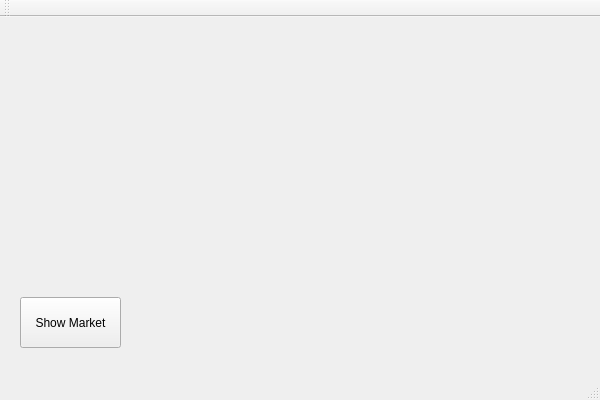
<?xml version="1.0" encoding="UTF-8"?>
<ui version="4.0">
 <class>MarketAnalClass</class>
 <widget class="QMainWindow" name="MarketAnalClass">
  <property name="geometry">
   <rect>
    <x>0</x>
    <y>0</y>
    <width>600</width>
    <height>400</height>
   </rect>
  </property>
  <property name="windowTitle">
   <string>MarketAnal</string>
  </property>
  <widget class="QWidget" name="centralWidget">
   <widget class="QPushButton" name="showMarketBtn">
    <property name="geometry">
     <rect>
      <x>20</x>
      <y>280</y>
      <width>101</width>
      <height>51</height>
     </rect>
    </property>
    <property name="text">
     <string>Show Market</string>
    </property>
   </widget>
  </widget>
  <widget class="QMenuBar" name="menuBar">
   <property name="geometry">
    <rect>
     <x>0</x>
     <y>0</y>
     <width>600</width>
     <height>22</height>
    </rect>
   </property>
  </widget>
  <widget class="QToolBar" name="mainToolBar">
   <attribute name="toolBarArea">
    <enum>TopToolBarArea</enum>
   </attribute>
   <attribute name="toolBarBreak">
    <bool>false</bool>
   </attribute>
  </widget>
  <widget class="QStatusBar" name="statusBar"/>
 </widget>
 <layoutdefault spacing="6" margin="11"/>
 <resources>
  <include location="MarketAnal.qrc"/>
 </resources>
 <connections/>
</ui>
